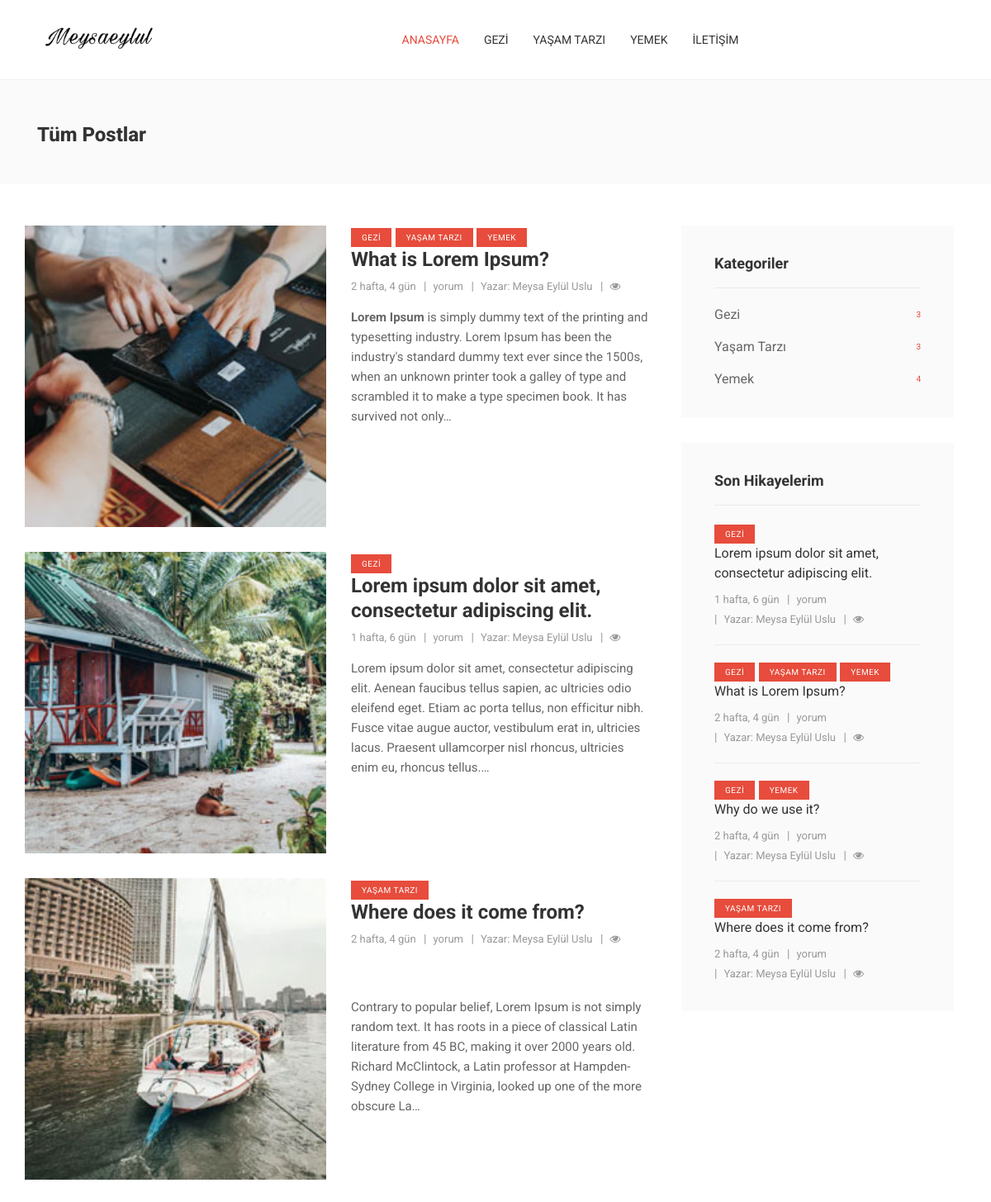
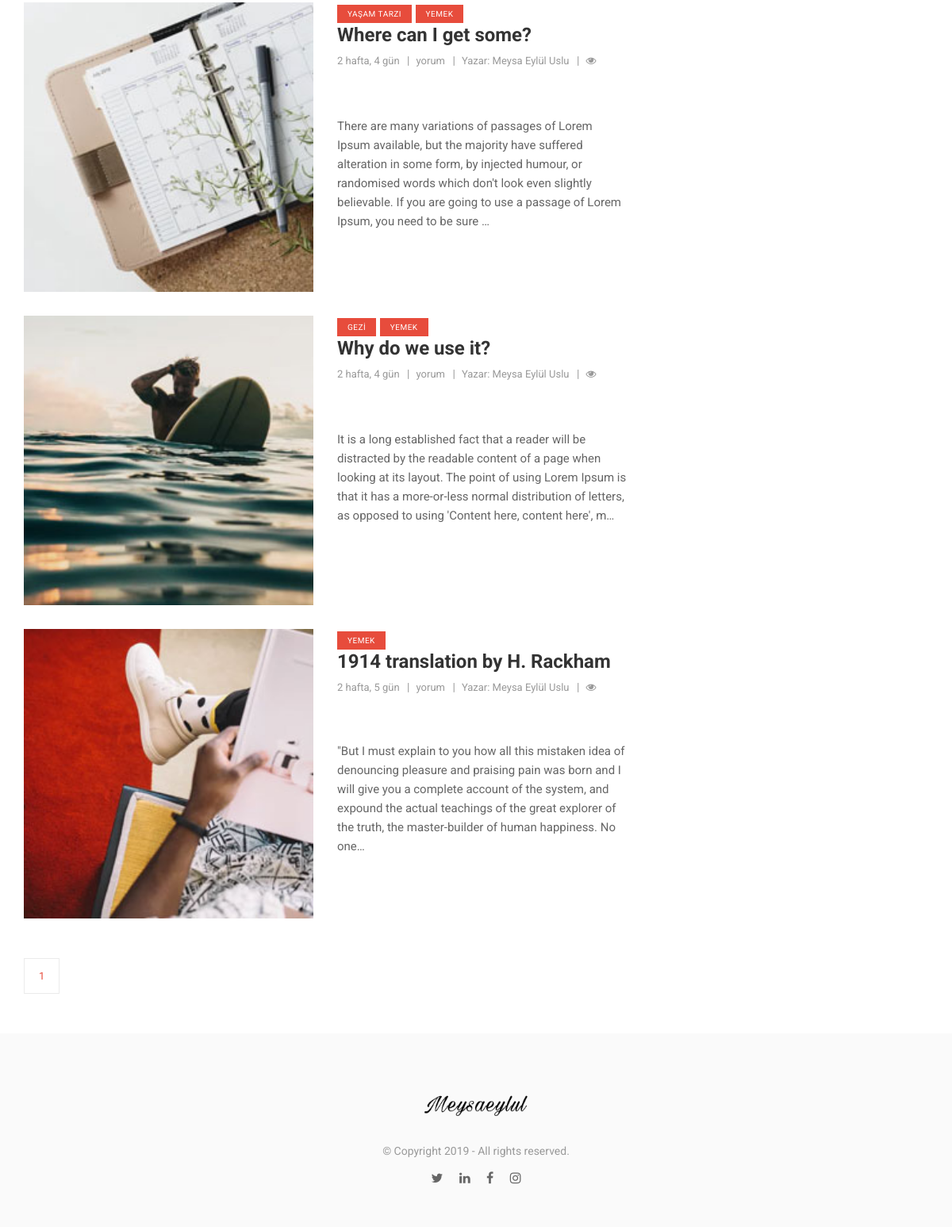
/posts/, run on the app's committed database (2 pictures, top to bottom).
### Posts/models.py (models this page shows, shortened)
class PostCategory(models.Model):
    title = models.CharField(max_length=200, verbose_name="Kategori Adı")
    row = models.IntegerField(
        unique=True, editable=True, verbose_name="Kategori Sırası")
    slug = models.SlugField(
        unique=True, verbose_name="Post Kategorisi urlsi", max_length=250, editable=False)
    hit_count_generic = GenericRelation(HitCount, object_id_field='object_pk',
                                        related_query_name='hit_count_generic_relation')
    IsShowMenu = models.BooleanField(
        verbose_name="Menüde Göster", default=False)
    IsShowHome = models.BooleanField(
        verbose_name="Anasayfada Göster", default=False)
    created_at = models.DateTimeField(
        verbose_name="Oluşturulma Zamanı", auto_now_add=True)
    class Meta:
        ordering = ['row', 'id']
        verbose_name_plural = "Post Kategorileri"

class Post(models.Model, HitCountMixin):
    categories = models.ManyToManyField(
        PostCategory, verbose_name="Kategori Seç", related_name="post")
    tags = models.ManyToManyField(
        PostTags, verbose_name="Etiket Seç", related_name="post")
    title = models.CharField(max_length=200, verbose_name="Post Başlığı")
    slug = models.SlugField(
        unique=True, verbose_name="Post urlsi", max_length=350, editable=False)
    author = models.CharField(max_length=200, verbose_name="Yazar")
    row = models.IntegerField(
        unique=True, verbose_name="Post Sırası", editable=True)
    hit_count_generic = GenericRelation(HitCount, object_id_field='object_pk',
                                        related_query_name='hit_count_generic_relation')
    product_image = models.ImageField(
        verbose_name="Post Resmi", name="post_image")
    reels_video = models.FileField(
        verbose_name="Video Reels", name="reels_video", blank=True)
    detail = RichTextUploadingField(verbose_name="Post Detayı")
    created_at = models.DateTimeField(
        verbose_name="Oluşturulma Zamanı", auto_now_add=True)
    IsShowHome = models.BooleanField(
        verbose_name="Banner Slider Göster", default=False)
    IsShowTopSlider = models.BooleanField(
        verbose_name="Anasayfada Üst Slider Göster", default=False)
    IsShowMidSlider = models.BooleanField(
        verbose_name="Anasayfada Orta Slider Göster", default=False)
    post_type = models.CharField(
        max_length=1, choices=POST_TYPE_CHOICES, default='O')
    class Meta:
        ordering = ['-created_at', 'id']
        verbose_name_plural = "Posts"

### Posts/views.py (the view)
# urls.py: url(r'^posts/$', post_list, name='posts'),
def post_list(request):
    page = request.GET.get('page', 1)
    post_list = Post.objects.all().order_by('-row')
    categories = PostCategory.objects.all().order_by("row")
    paginator = Paginator(post_list, 6)
    latest_post = Post.objects.all().order_by("-created_at")[:4]
    try:
        posts = paginator.page(page)
    except PageNotAnInteger:
        posts = paginator.page(1)
    except EmptyPage:
        posts = paginator.page(paginator.num_pages)
    return render(request, 'post/posts.html', {
        'post_list': posts,
        'categories': categories,
        'latest_post': latest_post
    })

### Posts/context_processors.py (called while the page is built)
def post_category_nav(request):
    return {
        'post_category': PostCategory.objects.filter(IsShowMenu=True)[:4]
    }

### Templates/post/posts.html (shortened to what this page needs)
{% extends 'layout.html' %}
{% load static %}
{% load crispy_forms_tags %}
{% load hitcount_tags %}
{% block body %}
<section class="page-banner-section">
    <div class="container">
        <h1>Tüm Postlar</h1>
    </div>
</section>
<section class="blog-section">
    <div class="container">
        <div class="row">
            <div class="col-lg-8">
                <div class="blog-box list-style row">
                    {% for item in post_list %}
                    <div class="news-post article-post2">
                        <div class="row">
                            <div class="col-md-6">
                                <div class="image-holder">
                                    <img src="/media/{{item.post_image}}" alt="{{item.title}}">
                                </div>
                            </div>
                            <div class="col-md-6">
                                {% for subItem in item.categories.all %}
                                <a class="category-link" href="/{{subItem.slug}}">{{subItem.title}}</a>
                                {% endfor %}
                                <h2><a href="{% url 'posts:post_detail' slug=item.slug %}">{{item.title}}</a></h2>
                                <ul class="post-tags">
                                    <li>{{item.created_at | timesince}}</li>
                                    <li><a href="#">{{item.postcomments.count}} yorum</a></li>
                                    <li>Yazar: <a href="#">{{item.author}}</a></li>
                                    <li><i class="fa fa-eye"></i> {% get_hit_count for item %}</li>
                                </ul>
                                <p>{{item.detail| safe | truncatechars:300}}</p>
                            </div>
                        </div>
                    </div>
                    {% endfor %}
                    <div class="pagination-box">
                        <ul class="pagination-list">
                            {% for num in post_list.paginator.page_range %}
                            {% if post_list.number == num %}
                            <li><a class="active">{{ num }}</a></li>
                            {% elif num > post_list.number|add:'-3' and num < post_list.number|add:'3' %} <li>
                                <a href="?page={{ num }}">{{num}}
                                </a>
                                </li>
                                {% endif %}
                                {% endfor %}
                        </ul>
                    </div>
                </div>
            </div>
            <div class="col-lg-4">
                <div class="sidebar">
                    <div class="widget category-widget">
                        <h2>Kategoriler</h2>
                        <ul class="category-list">
                            {% for item in categories %}
                            <li>
                                <a href="/{{item.slug}}">
                                    {{item.title}} <span>{{item.post.count}}</span>
                                </a>
                            </li>
                            {% endfor %}
                        </ul>
                    </div>
                    <div class="widget list-widget">
                        <h2>Son Hikayelerim</h2>
                        <ul class="list-posts">
                            {% for item in latest_post %}
                            <li>
                                {% for subItem in item.categories.all %}
                                <a class="category-link" href="/{{subItem.slug}}">{{subItem.title}}</a>
                                {% endfor %}
                                <h2><a href="{% url 'posts:post_detail' slug=item.slug %}">{{item.title}}</a></h2>
                                <ul class="post-tags">
                                    <li>{{item.created_at | timesince}}</li>
                                    <li><a href="#">{{item.postcomments.count}} yorum</a></li>
                                    <li>Yazar: <a href="#">{{item.author}}</a></li>
                                    <li><i class="fa fa-eye"></i> {% get_hit_count for item %}</li>
                                </ul>
                            </li>
                            {% endfor %}
                        </ul>
                    </div>
                </div>
            </div>
        </div>
    </div>
</section>
{% endblock %}

### Templates/layout.html (shortened to what this page needs)
{% load static %}
<!DOCTYPE html>
<html class="no-js" lang="tr">
<head>
    <link rel="stylesheet" href="{% static 'css/assets/font-awesome.min.css'%}">
    <link rel="stylesheet" href="{% static 'css/mite-assets.min.css'%}">
    <link rel="stylesheet" type="text/css" href="{% static 'css/style.css'%}">
</head>
<body>
    <div id="container">
        <header class="clearfix">
            <nav class="navbar navbar-expand-lg navbar-light bg-light">
                <div class="container">
                    <a class="navbar-brand" href="/">
                        <img src="{% static 'images/logo.png' %}" width="150" alt="Meysa Eylül Uslu" class="img-fluid">
                    </a>
                    <div class="collapse navbar-collapse" id="navbarSupportedContent">
                        <ul class="navbar-nav m-auto">
                            <li class="drop-link">
                                <a class="active" href="/">Anasayfa</a>
                            </li>
                            {% for item in post_category %}
                            <li><a href="/{{item.slug}}">{{item.title}}</a>
                            </li>
                            {% endfor %}
                            <li><a href="/iletisim">İletişim</a></li>
                        </ul>
                    </div>
                </div>
            </nav>
        </header>
        {% block body%}
        {% endblock %}
        <footer>
            <div class="container">
                <h1><img src="{% static 'images/logo.png' %}" width="150" alt="Meysa Eylül Uslu" class="img-fluid"></h1>
                <p class="copyright-line">© Copyright 2019 - All rights reserved.</p>
                <ul class="social-list">
                    <li><a href="#"><i class="fa fa-twitter"></i></a></li>
                    <li><a href="#"><i class="fa fa-linkedin"></i></a></li>
                    <li><a href="#"><i class="fa fa-facebook"></i></a></li>
                    <li><a href="#"><i class="fa fa-instagram"></i></a></li>
                </ul>
            </div>
        </footer>
    </div>
    <link rel="stylesheet" href="https://cdn.jsdelivr.net/gh/fancyapps/fancybox@3.5.7/dist/jquery.fancybox.min.css" />
</body>
</html>

### data on the page
PostCategory: title "GEZI", title "Gezi", post.count "3"
PostCategory: title "YAŞAM TARZI", title "Yaşam Tarzı", post.count "3"
PostCategory: title "YEMEK", title "Yemek", post.count "4"
Post: post_image (picture), title "What is Lorem Ipsum?", created_at "2 hafta, 4 gün", author "Meysa Eylül Uslu", detail "Lorem Ipsum is simply dummy text of the printing and typesetting industry. Lorem Ipsum has been the industry's standard dummy text ever since the 1500s, when an unknown printer took a galley of type and scrambled it to make a type specimen book. It has survived not only…"
Post: post_image (picture), title "Lorem ipsum dolor sit amet, consectetur adipiscing elit.", created_at "1 hafta, 6 gün", author "Meysa Eylül Uslu", detail "Lorem ipsum dolor sit amet, consectetur adipiscing elit. Aenean faucibus tellus sapien, ac ultricies odio eleifend eget. Etiam ac porta tellus, non efficitur nibh. Fusce vitae augue auctor, vestibulum erat in, ultricies lacus. Praesent ullamcorper nisl rhoncus, ultricies enim eu, rhoncus tellus.…"
Post: post_image (picture), title "Where does it come from?", created_at "2 hafta, 4 gün", author "Meysa Eylül Uslu", detail "Contrary to popular belief, Lorem Ipsum is not simply random text. It has roots in a piece of classical Latin literature from 45 BC, making it over 2000 years old. Richard McClintock, a Latin professor at Hampden-Sydney College in Virginia, looked up one of the more obscure La…"
Post: post_image (picture), title "Where can I get some?", created_at "2 hafta, 4 gün", author "Meysa Eylül Uslu", detail "There are many variations of passages of Lorem Ipsum available, but the majority have suffered alteration in some form, by injected humour, or randomised words which don't look even slightly believable. If you are going to use a passage of Lorem Ipsum, you need to be sure …"
Post: post_image (picture), title "Why do we use it?", created_at "2 hafta, 4 gün", author "Meysa Eylül Uslu", detail "It is a long established fact that a reader will be distracted by the readable content of a page when looking at its layout. The point of using Lorem Ipsum is that it has a more-or-less normal distribution of letters, as opposed to using 'Content here, content here', m…"
Post: post_image (picture), title "1914 translation by H. Rackham", created_at "2 hafta, 5 gün", author "Meysa Eylül Uslu", detail "\"But I must explain to you how all this mistaken idea of denouncing pleasure and praising pain was born and I will give you a complete account of the system, and expound the actual teachings of the great explorer of the truth, the master-builder of human happiness. No one…"

### other printed values
{{ num }} "1"
